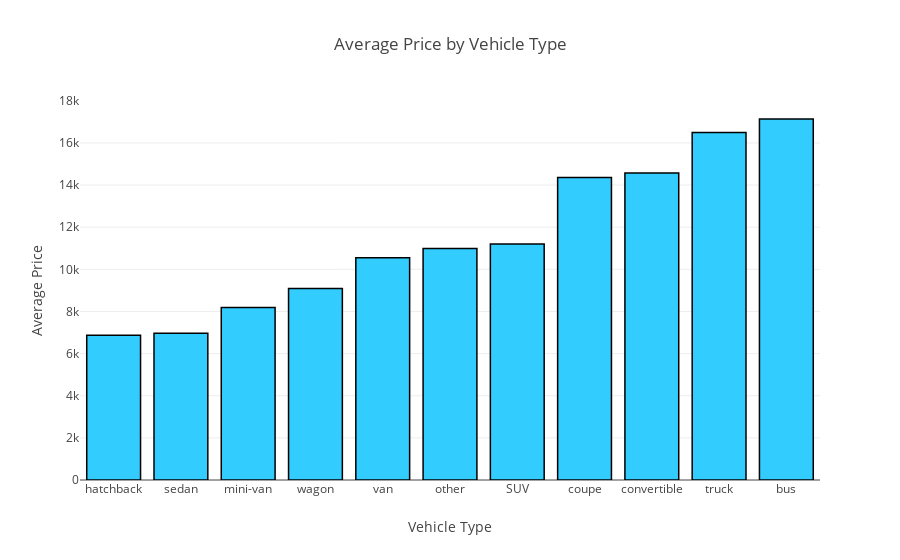
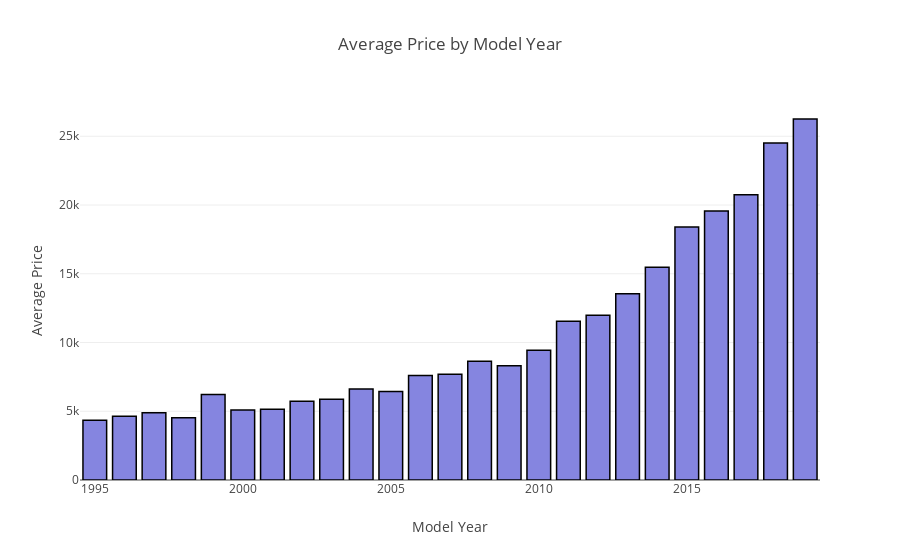
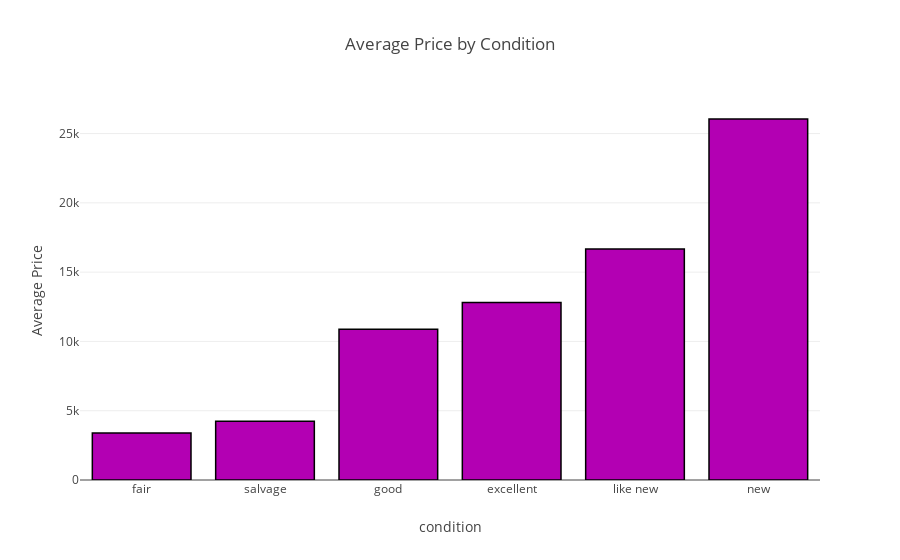

The notebook cell these images were saved under, in order:
### Markdown cell above
## Modeling Data

### Code cell
#average price by vehicle type
avg_type = df.groupby('type')['price'].mean().reset_index()
avg_type = avg_type.sort_values(by='price', ascending=True)

# average price by model year
avg_year = df.groupby('model_year')['price'].mean().reset_index()

# removed extreme values for year to prevent data being skewed
avg_year = avg_year[(avg_year['model_year'] <= 2020) & (avg_year['model_year'] >= 1995)]

# average price by condition 
avg_condition = df.groupby('condition')['price'].mean().reset_index()
avg_condition = avg_condition.sort_values(by='price', ascending=True)
# Create bar charts
fig1 = pl.bar(avg_type, x='type', y='price', title='Average Price by Vehicle Type',  color_discrete_sequence=['#33ccff'], labels={'type': 'Vehicle Type', 'price': 'Average Price'})
fig1.update_traces(marker_line_color='black', marker_line_width=1.5)

fig2 = pl.bar(avg_year, x='model_year', y='price', title='Average Price by Model Year',  color_discrete_sequence=['#8585e0'], labels={'model_year': 'Model Year', 'price': 'Average Price'})
fig2.update_traces(marker_line_color='black', marker_line_width=1.5)

fig3 = pl.bar(avg_condition, x='condition', y='price', title='Average Price by Condition',  color_discrete_sequence=['#b300b3'], labels={'model_year': 'Model Year', 'price': 'Average Price'})
fig3.update_traces(marker_line_color='black', marker_line_width=1.5)


fig1.show()
fig2.show()
fig3.show()

### Figure 1 — Plotly figure (JSON) as saved in the notebook; plotly's stock layout.template omitted (floating-point values rounded to 4 significant figures)
{"data": [{"alignmentgroup": "True", "hovertemplate": "Vehicle Type=%{x}<br>Average Price=%{y}<extra></extra>", "legendgroup": "", "marker": {"color": "#33ccff", "line": {"color": "black", "width": 1.5}, "pattern": {"shape": ""}}, "name": "", "offsetgroup": "", "orientation": "v", "showlegend": false, "textposition": "auto", "type": "bar", "x": ["hatchback", "sedan", "mini-van", "wagon", "van", "other", "SUV", "coupe", "convertible", "truck", "bus"], "xaxis": "x", "y": [6869.0, 6965.0, 8193.0, 9088.0, 10550.0, 10990.0, 11200.0, 14350.0, 14580.0, 16490.0, 17140.0], "yaxis": "y"}], "layout": {"barmode": "relative", "legend": {"tracegroupgap": 0}, "title": {"text": "Average Price by Vehicle Type"}, "xaxis": {"anchor": "y", "domain": [0, 1], "title": {"text": "Vehicle Type"}}, "yaxis": {"anchor": "x", "domain": [0, 1], "title": {"text": "Average Price"}}}}

### Figure 2 — Plotly figure (JSON) as saved in the notebook; plotly's stock layout.template omitted (floating-point values rounded to 4 significant figures)
{"data": [{"alignmentgroup": "True", "hovertemplate": "Model Year=%{x}<br>Average Price=%{y}<extra></extra>", "legendgroup": "", "marker": {"color": "#8585e0", "line": {"color": "black", "width": 1.5}, "pattern": {"shape": ""}}, "name": "", "offsetgroup": "", "orientation": "v", "showlegend": false, "textposition": "auto", "type": "bar", "x": [1995, 1996, 1997, 1998, 1999, 2000, 2001, 2002, 2003, 2004, 2005, 2006, 2007, 2008, 2009, 2010, 2011, 2012, 2013, 2014, 2015, 2016, 2017, 2018, 2019], "xaxis": "x", "y": [4343.0, 4643.0, 4899.0, 4520.0, 6213.0, 5085.0, 5150.0, 5733.0, 5871.0, 6618.0, 6439.0, 7593.0, 7691.0, 8640.0, 8305.0, 9435.0, 11550.0, 11980.0, 13550.0, 15480.0, 18400.0, 19570.0, 20740.0, 24520.0, 26250.0], "yaxis": "y"}], "layout": {"barmode": "relative", "legend": {"tracegroupgap": 0}, "title": {"text": "Average Price by Model Year"}, "xaxis": {"anchor": "y", "domain": [0, 1], "title": {"text": "Model Year"}}, "yaxis": {"anchor": "x", "domain": [0, 1], "title": {"text": "Average Price"}}}}

### Figure 3 — Plotly figure (JSON) as saved in the notebook; plotly's stock layout.template omitted (floating-point values rounded to 4 significant figures)
{"data": [{"alignmentgroup": "True", "hovertemplate": "condition=%{x}<br>Average Price=%{y}<extra></extra>", "legendgroup": "", "marker": {"color": "#b300b3", "line": {"color": "black", "width": 1.5}, "pattern": {"shape": ""}}, "name": "", "offsetgroup": "", "orientation": "v", "showlegend": false, "textposition": "auto", "type": "bar", "x": ["fair", "salvage", "good", "excellent", "like new", "new"], "xaxis": "x", "y": [3387.0, 4242.0, 10880.0, 12810.0, 16680.0, 26050.0], "yaxis": "y"}], "layout": {"barmode": "relative", "legend": {"tracegroupgap": 0}, "title": {"text": "Average Price by Condition"}, "xaxis": {"anchor": "y", "domain": [0, 1], "title": {"text": "condition"}}, "yaxis": {"anchor": "x", "domain": [0, 1], "title": {"text": "Average Price"}}}}
